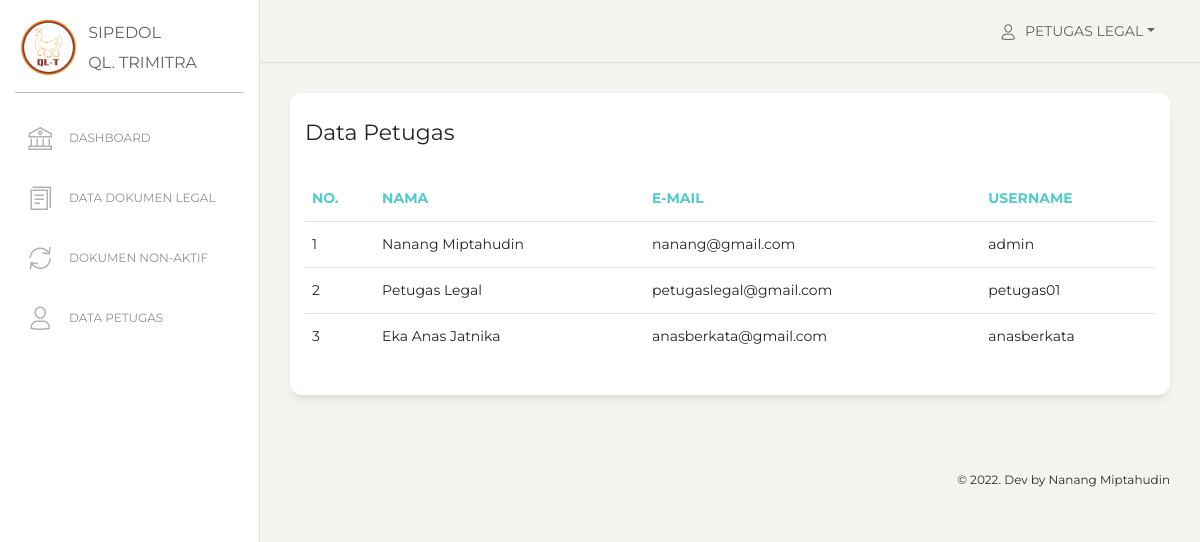
Page /view_user/index.php (signed in) on the committed database.
### tables this page shows
CREATE TABLE `users` (
  `id` int(11) NOT NULL,
  `nama` varchar(255) NOT NULL,
  `email` varchar(255) NOT NULL,
  `username` varchar(255) NOT NULL,
  `password` varchar(255) NOT NULL,
  `role_id` int(11) NOT NULL,
  `date_created` date NOT NULL,
  `is_active` int(11) NOT NULL
);

### functions.php (called while the page is built, shortened)
<?php
$conn = mysqli_connect("localhost", "root", "", "db_sipedol");
function query($query)
{
    global $conn;
    $result = mysqli_query($conn, $query);
    $rows = [];
    while ($row = mysqli_fetch_assoc($result)) {
        $rows[] = $row;
    }
    return $rows;
}

### view_user/index.php (the view, shortened to what this page needs)
<?php
include "../view_template/header.php";
include "../view_template/sidebar.php";
include "../view_template/topbar.php";
$users = query("SELECT * FROM users");
?>
<div class="content">
    <div class="row">
        <div class="col-md-12">
            <div class="card ">
                <div class="card-header ">
                    <h5 class="card-title">Data Petugas</h5>
                </div>
                <div class="card-body ">
                    <div class="table-responsive">
                        <table class="table">
                            <thead class=" text-primary">
                                <th>No.</th>
                                <th>Nama</th>
                                <th>E-Mail</th>
                                <th>Username</th>
                            </thead>
                            <tbody>
                                <?php $i = 1; ?>
                                <?php foreach ($users as $u) : ?>
                                    <tr>
                                        <td><?= $i; ?></td>
                                        <td><?= $u["nama"]; ?></td>
                                        <td><?= $u["email"]; ?></td>
                                        <td><?= $u["username"]; ?></td>
                                    </tr>
                                    <?php $i++; ?>
                                <?php endforeach; ?>
                            </tbody>
                        </table>
                    </div>
                </div>
            </div>
        </div>
    </div>
</div>
<?php include "../view_template/footer.php"; ?>

### view_template/topbar.php (shortened to what this page needs)
<nav class="navbar navbar-expand-lg navbar-absolute fixed-top navbar-transparent">
    <div class="container-fluid">
        <div class="navbar-wrapper">
            <a class="navbar-brand" href="javascript:;">Dashboard</a>
        </div>
        <div class="collapse navbar-collapse justify-content-end" id="navigation">
            <ul class="navbar-nav">
                <li class="nav-item btn-rotate dropdown">
                    <a class="nav-link dropdown-toggle" href="#" id="navbarDropdownMenuLink" data-toggle="dropdown" aria-haspopup="true" aria-expanded="false">
                        <i class="nc-icon nc-single-02"></i>
                        <p>
                            <span class="d-md-block"><?= $user["nama"]; ?></span>
                        </p>
                    </a>
                </li>
            </ul>
        </div>
    </div>
</nav>
<div class="wrapper ">
    <div class="main-panel">

### rows in the picture
users: nama "PETUGAS LEGAL", nama "Petugas Legal", email "petugaslegal@gmail.com", username "petugas01"
users: nama "Nanang Miptahudin", email "nanang@gmail.com", username "admin"
users: nama "Eka Anas Jatnika", email "anasberkata@gmail.com", username "anasberkata"
